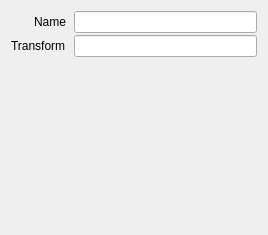
<?xml version="1.0" encoding="UTF-8"?>
<ui version="4.0">
 <class>InstanceProperties</class>
 <widget class="QWidget" name="InstanceProperties">
  <property name="geometry">
   <rect>
    <x>0</x>
    <y>0</y>
    <width>268</width>
    <height>235</height>
   </rect>
  </property>
  <layout class="QHBoxLayout" name="horizontalLayout">
   <item>
    <layout class="QFormLayout" name="formLayout">
     <property name="labelAlignment">
      <set>Qt::AlignRight|Qt::AlignTrailing|Qt::AlignVCenter</set>
     </property>
     <property name="horizontalSpacing">
      <number>8</number>
     </property>
     <property name="verticalSpacing">
      <number>2</number>
     </property>
     <property name="leftMargin">
      <number>0</number>
     </property>
     <property name="topMargin">
      <number>0</number>
     </property>
     <property name="rightMargin">
      <number>0</number>
     </property>
     <property name="bottomMargin">
      <number>0</number>
     </property>
     <item row="0" column="0">
      <widget class="QLabel" name="labelName">
       <property name="text">
        <string>Name</string>
       </property>
      </widget>
     </item>
     <item row="0" column="1">
      <widget class="QLineEdit" name="name"/>
     </item>
     <item row="1" column="0">
      <widget class="QLabel" name="labelTransform">
       <property name="text">
        <string>Transform</string>
       </property>
      </widget>
     </item>
     <item row="1" column="1">
      <widget class="ExpressionLineEdit" name="transform"/>
     </item>
    </layout>
   </item>
  </layout>
 </widget>
 <customwidgets>
  <customwidget>
   <class>ExpressionLineEdit</class>
   <extends>QLineEdit</extends>
   <header>widgets//ExpressionLineEdit.h</header>
  </customwidget>
 </customwidgets>
 <resources/>
 <connections/>
</ui>
